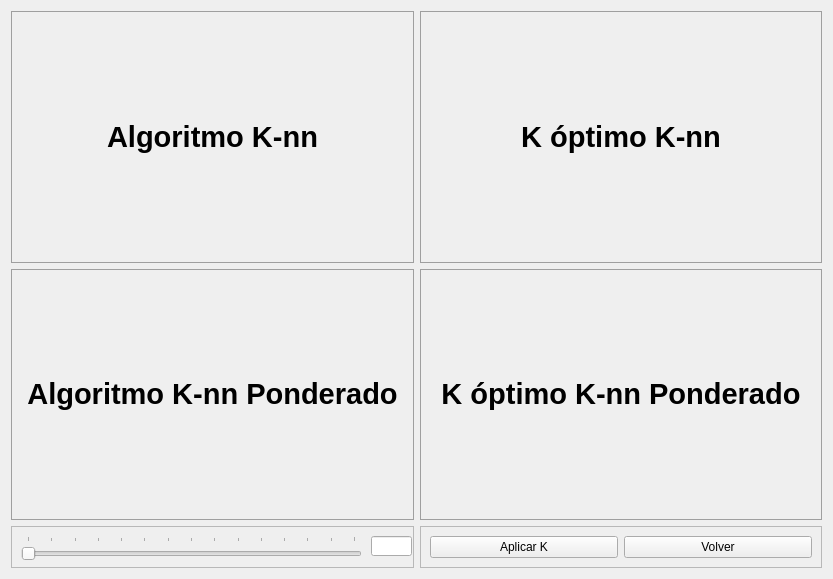
<?xml version="1.0" encoding="UTF-8"?>
<ui version="4.0">
 <class>Form</class>
 <widget class="QWidget" name="Form">
  <property name="geometry">
   <rect>
    <x>0</x>
    <y>0</y>
    <width>833</width>
    <height>579</height>
   </rect>
  </property>
  <property name="windowTitle">
   <string>Form</string>
  </property>
  <layout class="QGridLayout" name="gridLayout">
   <item row="1" column="1">
    <widget class="QFrame" name="frame_4">
     <property name="styleSheet">
      <string notr="true">.QFrame{border: 1px solid rgb(159, 159, 159);}</string>
     </property>
     <property name="frameShape">
      <enum>QFrame::StyledPanel</enum>
     </property>
     <property name="frameShadow">
      <enum>QFrame::Raised</enum>
     </property>
     <layout class="QVBoxLayout" name="verticalLayout_4" stretch="1,5">
      <item>
       <widget class="QLabel" name="label_4">
        <property name="text">
         <string>&lt;html&gt;&lt;head/&gt;&lt;body&gt;&lt;p&gt;&lt;span style=&quot; font-size:22pt; font-weight:600;&quot;&gt;K óptimo K-nn Ponderado&lt;/span&gt;&lt;/p&gt;&lt;/body&gt;&lt;/html&gt;</string>
        </property>
        <property name="alignment">
         <set>Qt::AlignCenter</set>
        </property>
        <property name="textInteractionFlags">
         <set>Qt::LinksAccessibleByMouse</set>
        </property>
       </widget>
      </item>
      <item>
       <layout class="QVBoxLayout" name="grafica4"/>
      </item>
     </layout>
    </widget>
   </item>
   <item row="2" column="0">
    <widget class="QFrame" name="frame_5">
     <property name="styleSheet">
      <string notr="true"/>
     </property>
     <property name="frameShape">
      <enum>QFrame::StyledPanel</enum>
     </property>
     <property name="frameShadow">
      <enum>QFrame::Raised</enum>
     </property>
     <widget class="QSlider" name="horizontalSlider">
      <property name="geometry">
       <rect>
        <x>10</x>
        <y>10</y>
        <width>341</width>
        <height>27</height>
       </rect>
      </property>
      <property name="minimum">
       <number>1</number>
      </property>
      <property name="maximum">
       <number>15</number>
      </property>
      <property name="pageStep">
       <number>12</number>
      </property>
      <property name="value">
       <number>1</number>
      </property>
      <property name="sliderPosition">
       <number>1</number>
      </property>
      <property name="tracking">
       <bool>true</bool>
      </property>
      <property name="orientation">
       <enum>Qt::Horizontal</enum>
      </property>
      <property name="invertedAppearance">
       <bool>false</bool>
      </property>
      <property name="invertedControls">
       <bool>false</bool>
      </property>
      <property name="tickPosition">
       <enum>QSlider::TicksAbove</enum>
      </property>
      <property name="tickInterval">
       <number>1</number>
      </property>
     </widget>
     <widget class="QLineEdit" name="mostrarK">
      <property name="geometry">
       <rect>
        <x>360</x>
        <y>10</y>
        <width>41</width>
        <height>20</height>
       </rect>
      </property>
      <property name="readOnly">
       <bool>true</bool>
      </property>
     </widget>
    </widget>
   </item>
   <item row="2" column="1">
    <widget class="QFrame" name="frame_6">
     <property name="styleSheet">
      <string notr="true"/>
     </property>
     <property name="frameShape">
      <enum>QFrame::StyledPanel</enum>
     </property>
     <property name="frameShadow">
      <enum>QFrame::Raised</enum>
     </property>
     <layout class="QHBoxLayout" name="horizontalLayout">
      <item>
       <widget class="QPushButton" name="pushButton">
        <property name="text">
         <string>Aplicar K</string>
        </property>
       </widget>
      </item>
      <item>
       <widget class="QPushButton" name="pushButton_2">
        <property name="text">
         <string>Volver</string>
        </property>
       </widget>
      </item>
     </layout>
    </widget>
   </item>
   <item row="1" column="0">
    <widget class="QFrame" name="frame_3">
     <property name="styleSheet">
      <string notr="true">.QFrame{border: 1px solid rgb(159, 159, 159);}</string>
     </property>
     <property name="frameShape">
      <enum>QFrame::StyledPanel</enum>
     </property>
     <property name="frameShadow">
      <enum>QFrame::Raised</enum>
     </property>
     <layout class="QVBoxLayout" name="verticalLayout_3" stretch="1,5">
      <item>
       <widget class="QLabel" name="label_3">
        <property name="text">
         <string>&lt;html&gt;&lt;head/&gt;&lt;body&gt;&lt;p&gt;&lt;span style=&quot; font-size:22pt; font-weight:600;&quot;&gt;Algoritmo K-nn Ponderado&lt;/span&gt;&lt;/p&gt;&lt;/body&gt;&lt;/html&gt;</string>
        </property>
        <property name="alignment">
         <set>Qt::AlignCenter</set>
        </property>
        <property name="textInteractionFlags">
         <set>Qt::LinksAccessibleByMouse</set>
        </property>
       </widget>
      </item>
      <item>
       <layout class="QVBoxLayout" name="grafica3"/>
      </item>
     </layout>
    </widget>
   </item>
   <item row="0" column="1">
    <widget class="QFrame" name="frame_2">
     <property name="styleSheet">
      <string notr="true">.QFrame{border: 1px solid rgb(159, 159, 159);}</string>
     </property>
     <property name="frameShape">
      <enum>QFrame::StyledPanel</enum>
     </property>
     <property name="frameShadow">
      <enum>QFrame::Raised</enum>
     </property>
     <layout class="QVBoxLayout" name="verticalLayout_2" stretch="1,5">
      <item>
       <widget class="QLabel" name="label_2">
        <property name="text">
         <string>&lt;html&gt;&lt;head/&gt;&lt;body&gt;&lt;p&gt;&lt;span style=&quot; font-size:22pt; font-weight:600;&quot;&gt;K óptimo K-nn&lt;/span&gt;&lt;/p&gt;&lt;/body&gt;&lt;/html&gt;</string>
        </property>
        <property name="alignment">
         <set>Qt::AlignCenter</set>
        </property>
        <property name="textInteractionFlags">
         <set>Qt::LinksAccessibleByMouse</set>
        </property>
       </widget>
      </item>
      <item>
       <layout class="QVBoxLayout" name="grafica2"/>
      </item>
     </layout>
    </widget>
   </item>
   <item row="0" column="0">
    <widget class="QFrame" name="frame">
     <property name="styleSheet">
      <string notr="true">.QFrame{border: 1px solid rgb(159, 159, 159);}</string>
     </property>
     <property name="frameShape">
      <enum>QFrame::StyledPanel</enum>
     </property>
     <property name="frameShadow">
      <enum>QFrame::Raised</enum>
     </property>
     <layout class="QVBoxLayout" name="verticalLayout" stretch="1,5">
      <item>
       <widget class="QLabel" name="label">
        <property name="text">
         <string>&lt;html&gt;&lt;head/&gt;&lt;body&gt;&lt;p&gt;&lt;span style=&quot; font-size:22pt; font-weight:600;&quot;&gt;Algoritmo K-nn&lt;/span&gt;&lt;/p&gt;&lt;/body&gt;&lt;/html&gt;</string>
        </property>
        <property name="alignment">
         <set>Qt::AlignCenter</set>
        </property>
        <property name="textInteractionFlags">
         <set>Qt::LinksAccessibleByMouse</set>
        </property>
       </widget>
      </item>
      <item>
       <layout class="QVBoxLayout" name="grafica1"/>
      </item>
     </layout>
    </widget>
   </item>
  </layout>
 </widget>
 <resources/>
 <connections/>
</ui>
